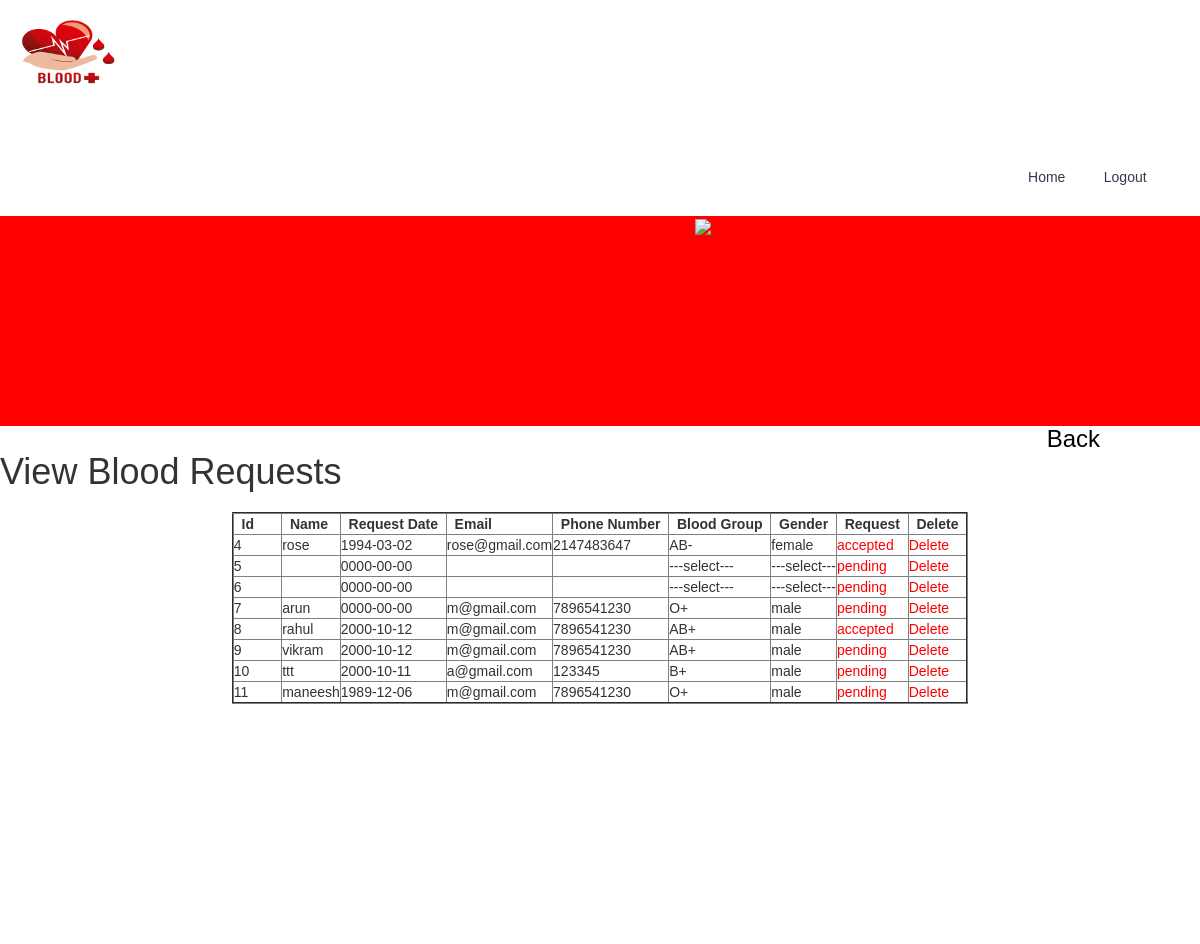
Screenshot of /viewrequest.php with the database file from the repository.
### tables this page shows
CREATE TABLE `request` (
  `bid` int(11) NOT NULL,
  `name` varchar(25) NOT NULL,
  `rdate` date NOT NULL,
  `email` varchar(25) NOT NULL,
  `phoneno` varchar(11) NOT NULL,
  `bgroup` varchar(25) NOT NULL,
  `gender` varchar(25) NOT NULL,
  `request` varchar(25) NOT NULL DEFAULT 'pending'
);

### viewrequest.php (the view, shortened to what this page needs)
<!DOCTYPE html>
<html>
<head>
<link href="css2/bootstrap.css" type="text/css" rel="stylesheet" media="all">
<link href="css4/style.css" type="text/css" rel="stylesheet" media="all">
<link href="css2/style.css" type="text/css" rel="stylesheet" media="all">
<link rel="stylesheet" type="text/css" href="css/component.css" />
    <link href='//fonts2.googleapis.com/css?family=Pacifico' rel='stylesheet' type='text/css'>
<link href='//fonts2.googleapis.com/css?family=Poppins:400,500,600' rel='stylesheet' type='text/css'>
</head>
<body>
            <h1><img src="blood.png" width="130" style="margin-top: 20px;"></h1>
        <div class="header-top w3l">
          <div class="container">
            <div class="main-nav">
                <div class="top-menu"><br><br>
                             <ul class="nav navbar-nav">
                                <li class="active"><a href="adminhome.html">Home</a></li>
                                <li><a href="index.php">Logout</a></li>
                            </ul>
                </div>
             </div>
        <div class="clearfix"></div>
    </div>
    </div>
    <div class="about" id="about">
           <div class="container">
                    <div class="col-md-7 ab-right">
                    </div>
                    <div class="col-md-5 ab-left">
                             <img src="images/g5.jpg"/>
                        </div>
            <div class="clearfix"> </div>
        </div>
    </div>
        <a href="#home" id="toTop" class="scroll" style="display: block;"> <span id="toTopHover" style="opacity: 1;"> </span></a>
<div id="back" align="right">
    <a href="adminhome.html"><H3><font color="black">Back</font></H3></a>
</div>
<h1><marquee direction="left">View Blood Requests</marquee></h1><br>
<form method="post" id="view" >
    <table  border="2" align="center">
        <tr>
            <th>&nbsp;&nbsp;Id &nbsp;&nbsp;&nbsp;&nbsp;&nbsp;&nbsp;</th>
            <th>&nbsp;&nbsp;Name&nbsp;&nbsp;</th>
            <th>&nbsp;&nbsp;Request Date&nbsp;&nbsp;</th>
            <th>&nbsp;&nbsp;Email&nbsp;&nbsp;</th>
            <th>&nbsp;&nbsp;Phone Number&nbsp;&nbsp;</th>
            <th>&nbsp;&nbsp;Blood Group&nbsp;&nbsp;</th>
            <th>&nbsp;&nbsp;Gender&nbsp;&nbsp;</th>
            <th>&nbsp;&nbsp;Request&nbsp;&nbsp;</th>
            <th>&nbsp;&nbsp;Delete&nbsp;&nbsp;</th>
        </tr>
        <?php
        require("connect.php");
        $result=mysqli_query($con,"select *  from request");
        if(mysqli_num_rows($result) >0)
        {
            while($row1=mysqli_fetch_array($result)){
                ?>
                <tr>
                    <td><?php echo $row1[0];?></td>
                    <td><?php echo $row1[1];?></td>
                    <td><?php echo $row1[2];?></td>
                    <td><?php echo $row1[3];?></td>
                    <td><?php echo $row1[4];?></td>
                    <td><?php echo $row1[5];?></td>
                    <td><?php echo $row1[6];?></td>
                   <td><font color="red"><?php echo $row1[7];?></font></a></td>
          <td><a href="deleterequest.php?id=<?php echo $row1[0]?>"  > <font color="red">Delete</font></a></td>
                </tr>
                <?php
			}
		}
        ?>
    </table>
</form>
</body>
</html>

### css4/style.css (style rules this page uses)
body { background: #448ed3 ; font-family: "Lato" ; }

### css2/style.css (style rules this page uses)
body { padding:0; margin:0; background:#FFF; font-family: 'Poppins', sans-serif; }
body a { transition:0.5s all; -webkit-transition:0.5s all; -moz-transition:0.5s all; -o-transition:0.5s all; -ms-transition:0.5s all; }
h1,h2,h3,h4,h5,h6 { margin:0; padding:0; }
ul { margin:0; padding:0; }
html * { -webkit-font-smoothing: antialiased; -moz-osx-font-smoothing: grayscale; }
ol, ul { list-style: none; }
.main-nav { margin-top: 1em; }
.header-top { padding: 1em 0; }
.navbar-nav { float: right; }
.navbar-nav > li { float: left; margin-right:0.6em; }
.nav > li > a { position: relative; display: block; padding: 15px 15px; color: #343a4e; }
.ab-left { padding-left: 0; }
.ab-right { text-align: left; padding: 15em 3em 0 3em; }
.ab-left img { width: 100%; }
#about { background: #FF0000; }
#toTop { display: none; text-decoration: none; position: fixed; bottom: 10px; right: 10px; overflow: hidden; width: 35px; height: 35px; border: none; text-indent: 100%; background: url(../images/move-top.png) no-repeat 0px 0px; }

### viewrequest.php (style rules this page uses)
#back { padding-right: 100px; }

### rows the page displays
request: bid "4", name "rose", rdate "1994-03-02", email "rose@gmail.com", phoneno "2147483647", bgroup "AB-", gender "female", request "accepted"
request: bid "5", rdate "0000-00-00", bgroup "---select---", gender "---select---", request "pending"
request: bid "6", rdate "0000-00-00", bgroup "---select---", gender "---select---", request "pending"
request: bid "7", name "arun", rdate "0000-00-00", email "m@gmail.com", phoneno "7896541230", bgroup "O+", gender "male", request "pending"
request: bid "8", name "rahul", rdate "2000-10-12", email "m@gmail.com", phoneno "7896541230", bgroup "AB+", gender "male", request "accepted"
request: bid "9", name "vikram", rdate "2000-10-12", email "m@gmail.com", phoneno "7896541230", bgroup "AB+", gender "male", request "pending"
request: bid "10", name "ttt", rdate "2000-10-11", email "a@gmail.com", phoneno "123345", bgroup "B+", gender "male", request "pending"
request: bid "11", name "maneesh", rdate "1989-12-06", email "m@gmail.com", phoneno "7896541230", bgroup "O+", gender "male", request "pending"
